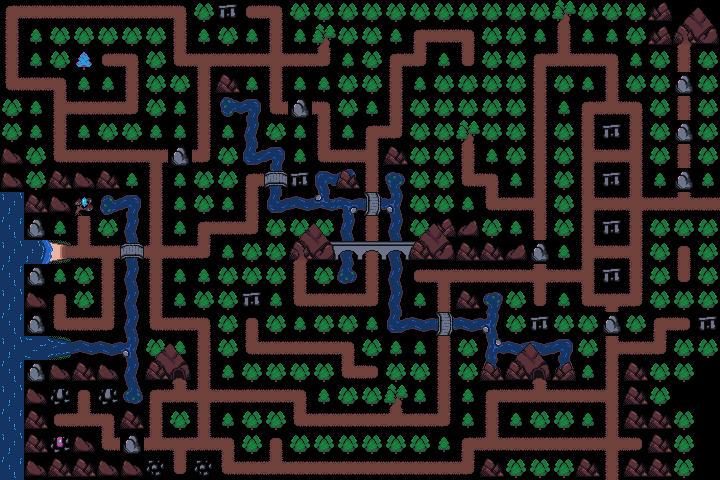

This game map was drawn from its Tiled (.tmx) file and the tilesets committed beside it. A one-line description and the full map source follow:
An orthogonal 30x20 tile map with 24x24 px tiles, 2 tile layers (Tile Layer 1, Tile Layer 2).

<map version="1.10" tiledversion="1.11.2" orientation="orthogonal" renderorder="right-down" width="30" height="20" tilewidth="24" tileheight="24" infinite="0" nextlayerid="3" nextobjectid="1">
 <tileset firstgid="1" source="low-fi.tsx" />
 <layer id="1" name="Tile Layer 1" width="30" height="20">
  <data encoding="csv">
2684354569,3221225484,3221225484,3221225484,3221225484,3221225484,3221225484,3221225481,2,29,3221225485,3221225481,2,2,2,2,2,2,2,2,2,2,2,4,2,2,2,2147483681,35,36,
2684354572,1,2,2,2,2,2,1610612748,1,2,1,2684354572,1,4,2,2,1,2684354569,12,3221225481,2,2,1,2684354572,1,1,2,2147483681,41,44,
2684354572,1,2,3,3221225485,3221225481,2,9,11,12,12,10,12,1610612745,1,2,2684354569,1610612745,1,2684354573,2,2,2684354569,3221225483,3221225484,3221225481,1,2,2684354572,2,
9,12,3221225481,1,1,2684354572,2,2,1610612748,33,1,2684354572,1,1,2,2,2684354572,1,2,2,2,2,2684354572,2,1,2684354572,2,2,25,2,
2,1,1610612747,12,12,1610612745,2,1,1610612748,3221225494,3221225489,9,25,3221225481,2,1,2684354572,2,2,2,2,2,2684354572,1,2684354569,3221225483,3221225481,2,2684354572,2,
2,1,1610612748,1,2,2,1,1,1610612748,1,2684354580,2,1,2684354572,1,2684354569,1610612745,2,2,4,2,2,2684354572,2,2684354572,29,2684354572,2,25,2,
2147483682,2,9,12,12,12,11,25,1610612745,2,17,3221225489,1,9,12,2684354571,33,2,2,1610612748,1,2,2684354572,2,1610612747,3221225484,2684354571,2,2684354572,2,
2147483682,2,33,2147483682,33,1,2684354572,1,2,2,2684354569,2684354581,29,2684354577,1073741846,2684354572,3758096406,2,2,9,3221225481,1,2684354572,2,2684354572,29,2684354572,1,25,1,
2684354584,33,2147483682,14,2147483670,3221225489,2684354572,1,2,1,2684354572,17,3221225492,3221225491,19,2147483669,2684354579,2,2,1,9,3221225484,2684354571,2,1610612747,3221225484,10,12,3221225483,12,
536870936,25,1,2684354572,2,2684354580,2684354572,1,2684354569,12,1610612745,2,2,2,2684354580,2684354572,2684354580,2,2147483681,34,2,1,1610612748,2,2684354572,29,2684354572,2,2,2,
2684354584,2684354576,2684354568,3221225483,11,2684354581,10,12,1610612745,1,2,2,41,45,2684354580,2684354572,2684354580,48,44,33,33,34,25,1,1610612747,3221225484,2684354571,2,1610612749,2,
536870936,25,1,2,2684354572,2684354580,2684354572,1,1,2,2,2,2684354572,2,2684354582,2684354572,2684354580,3221225485,11,3221225484,3221225484,3221225484,10,3221225484,2684354571,29,1610612748,2,2684354573,2,
2684354584,2147483682,1610612749,2,2684354572,2684354580,2684354572,1,2,2,29,1,9,12,12,1610612745,2684354580,1,2684354572,33,1610612758,2,2684354573,1,9,11,1610612745,2,2,2,
536870936,25,9,12,1610612745,2684354580,9,12,3221225481,2,1610612749,2,1,2,2,1,17,20,2147483669,20,2684354579,2,29,2,2,25,2,2684354569,13,29,
2684354584,1073741848,2684354567,3221225492,20,2684354579,2,1,2684354572,2,9,12,12,12,3221225481,2,1,1,2684354572,2,1610612755,20,20,3221225489,2,1610612747,12,1610612745,2,2,
536870936,25,2147483682,33,2147483682,2684354580,43,42,2684354572,1,2,2,2,2,9,13,2,2,2684354572,2,2684354582,43,42,536870934,1,2684354572,33,2,2,0,
2684354584,2147483682,26,1610612749,26,536870934,2684354569,3221225483,10,3221225484,12,12,3221225481,1,2,2,4,1,2684354572,1,2684354569,3221225484,3221225483,3221225484,3221225484,2684354571,33,2,0,0,
536870936,33,3221225485,3221225483,3221225481,33,2684354572,2,2684354572,1,2,2,9,12,12,12,3221225483,12,1610612745,1,2684354572,1,2,2,1,2684354572,33,33,2,0,
2684354584,33,27,2147483682,9,25,3221225483,11,3221225483,3221225481,2,1610612749,2,2,2,2,2,2,1,2684354569,3221225483,12,12,12,12,10,13,33,2,0,
536870936,2147483682,33,33,2147483682,2147483682,28,2684354573,28,9,12,3221225483,12,12,12,12,12,12,12,1610612745,33,2,2,2,33,2684354572,33,33,2,0
</data>
 </layer>
 <layer id="2" name="Tile Layer 2" width="30" height="20">
  <data encoding="csv">
0,0,0,0,0,0,0,0,0,0,0,0,0,0,0,0,0,0,0,0,0,0,0,0,0,0,0,0,0,0,
0,0,0,0,0,0,0,0,0,0,0,0,0,0,0,0,0,0,0,0,0,0,0,0,0,0,0,0,0,0,
0,0,0,0,0,0,0,0,0,0,0,0,0,0,0,0,0,0,0,0,0,0,0,0,0,0,0,0,0,0,
0,0,0,0,0,0,0,0,0,0,0,0,0,0,0,0,0,0,0,0,0,0,0,0,0,0,0,0,0,0,
0,0,0,0,0,0,0,0,0,0,0,0,0,0,0,0,0,0,0,0,0,0,0,0,0,0,0,0,0,0,
0,0,0,0,0,0,0,0,0,0,0,0,0,0,0,0,0,0,0,0,0,0,0,0,0,0,0,0,0,0,
0,0,0,0,0,0,0,0,0,0,0,0,0,0,0,0,0,0,0,0,0,0,0,0,0,0,0,0,0,0,
0,0,0,0,0,0,0,0,0,0,0,0,0,0,33,0,0,0,0,0,0,0,0,0,0,0,0,0,0,0,
0,0,0,0,0,0,0,0,0,0,0,0,0,0,0,0,0,0,0,0,0,0,0,0,0,0,0,0,0,0,
0,0,0,0,0,0,0,0,0,0,0,0,35,37,0,0,0,40,36,0,0,0,0,0,0,0,0,0,0,0,
0,0,0,0,0,0,0,0,0,0,0,0,0,0,47,47,47,0,0,0,0,0,0,0,0,0,0,0,0,0,
0,0,0,0,0,0,0,0,0,0,0,0,0,0,0,0,0,0,0,0,0,0,0,0,0,0,0,0,0,0,
0,0,0,0,0,0,0,0,0,0,0,0,0,0,0,0,0,0,0,0,0,0,0,0,0,0,0,0,0,0,
0,0,0,0,0,0,0,0,0,0,0,0,0,0,0,0,0,0,0,0,0,0,0,0,0,0,0,0,0,0,
0,0,0,0,0,0,35,36,0,0,0,0,0,0,0,0,0,0,0,0,0,35,36,0,0,0,0,0,0,0,
0,0,0,0,0,0,0,0,0,0,0,0,0,0,0,0,0,0,0,0,33,0,0,2147483681,0,0,0,0,0,0,
0,0,0,0,0,0,0,0,0,0,0,0,0,0,0,0,0,0,0,0,0,0,0,0,0,0,0,0,0,0,
0,0,0,0,0,0,0,0,0,0,0,0,0,0,0,0,0,0,0,0,0,0,0,0,0,0,0,0,0,0,
0,0,0,0,0,0,0,0,0,0,0,0,0,0,0,0,0,0,0,0,0,0,0,0,0,0,0,0,0,0,
0,0,0,0,0,0,0,0,0,0,0,0,0,0,0,0,0,0,0,0,0,0,0,0,0,0,0,0,0,0
</data>
 </layer>
</map>
